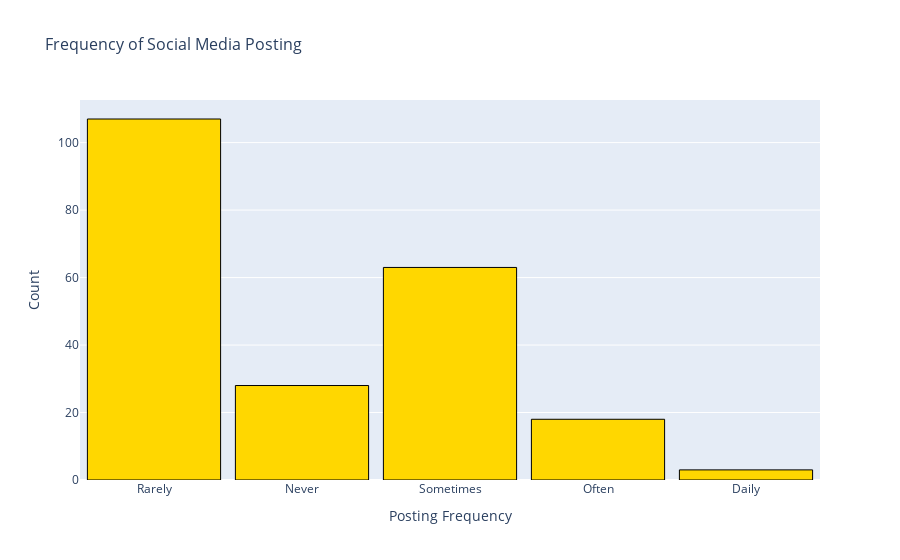

The notebook cell this image was saved under:
### Markdown cell above
Most of the people have average academic performance with a count of 105 which is approximately 47.94% of the dataset. Least of them has poor academic performance with a count of 42 which is approximately 19.17% of the dataset. The good academic people are of 32.87% of the total people with a count of 72.

### Code cell
# posting_frequency distribution
# Never (0), Rarely (1), Sometimes (2), Often (3), Daily (4)
fig = px.histogram(df, x='posting_frequency', nbins=5, 
                   title="Frequency of Social Media Posting",
                   color_discrete_sequence=['gold','green'])

fig.update_traces(marker=dict(line=dict(width=1, color='black')))
fig.update_layout(xaxis_title="Posting Frequency",
                  yaxis_title="Count", 
                  title_font=dict(size=16),
                  xaxis_title_font=dict(size=14),
                  yaxis_title_font=dict(size=14),
                  bargap=0.1)

fig.show()

### Figure 1 — Plotly figure (JSON) as saved in the notebook; plotly's stock layout.template omitted (floating-point values rounded to 4 significant figures; data arrays with more than 128 entries replaced by an {"elided": "..."} marker saying what was removed)
{"data": [{"alignmentgroup": "True", "bingroup": "x", "hovertemplate": "posting_frequency=%{x}<br>count=%{y}<extra></extra>", "legendgroup": "", "marker": {"color": "gold", "line": {"color": "black", "width": 1}, "pattern": {"shape": ""}}, "name": "", "nbinsx": 5, "offsetgroup": "", "orientation": "v", "showlegend": false, "type": "histogram", "x": {"elided": "219 str values"}, "xaxis": "x", "yaxis": "y"}], "layout": {"bargap": 0.1, "barmode": "relative", "legend": {"tracegroupgap": 0}, "title": {"font": {"size": 16}, "text": "Frequency of Social Media Posting"}, "xaxis": {"anchor": "y", "domain": [0, 1], "title": {"font": {"size": 14}, "text": "Posting Frequency"}}, "yaxis": {"anchor": "x", "domain": [0, 1], "title": {"font": {"size": 14}, "text": "Count"}}}}
